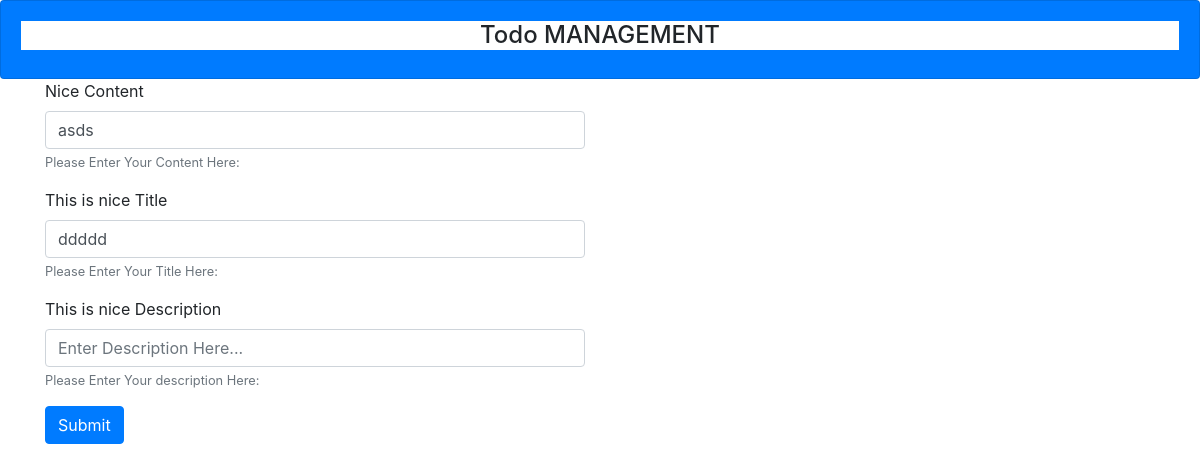
Page /todo/edittodo/34 on the earlier database version.
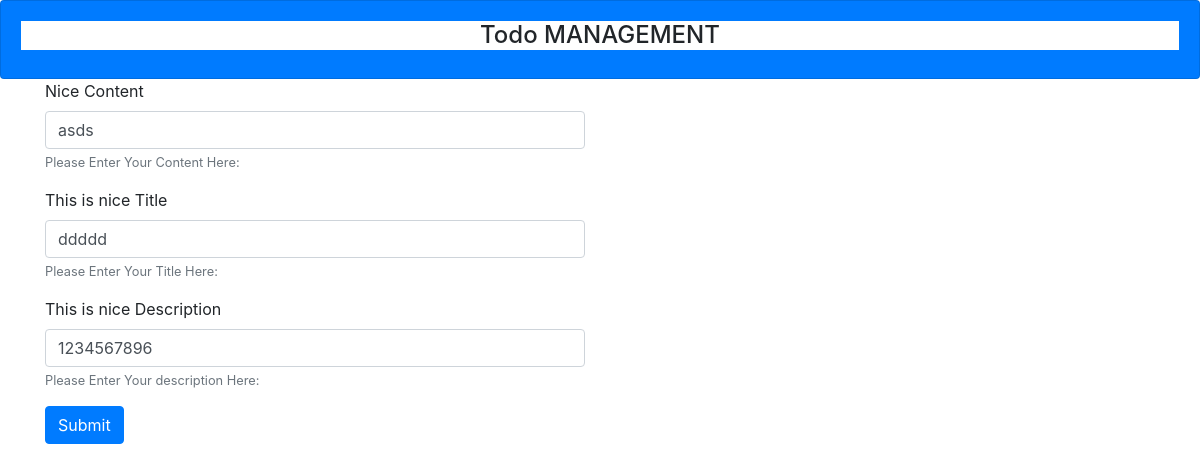
Same page on the later database version.
### todo/models.py (models this page shows, shortened)
class Todo(models.Model):
    content = models.CharField(max_length=50)
    title = models.TextField()
    description = models.TextField(blank=True, null=True)
    date = models.DateTimeField(auto_now_add=True)

### todo/views.py (the view)
# urls.py: path('/edittodo/<int:pk>', views.editTodo, name='edittodo'),
def editTodo(request, pk):
    pickTodo = Todo.objects.get(pk=pk)
    editForm = TodoForm(request.POST or None, instance=pickTodo)
    if editForm.is_valid():
        editForm.save()
        return redirect('/')
    return render(request, 'todo/index.html', {'form': editForm})

### todo/forms.py
class TodoForm(ModelForm):
    class Meta:
        model = Todo
        fields = '__all__'
        labels = {
            'content': 'Nice Content',
            'title': 'This is nice Title',
            'description': 'This is nice Description'
        }
        widgets = {
            'content': TextInput(attrs={'class': 'form-control', 'id': 'exampleInputEmail1', 'aria-describedby': 'emailHelp', 'placeholder': 'Enter Content'}),
            'title': TextInput(attrs={'class': 'form-control', 'id': 'titleHere', 'aria-describedby': 'titleHelp', 'placeholder': 'Enter Title Here...'}),
            'description': TextInput(attrs={'class': 'form-control', 'id': 'descriptionHere', 'aria-describedby': 'descriptionHelp', 'placeholder': 'Enter Description Here...'})
        }

### todo/templates/todo/index.html (shortened to what this page needs)
{% extends "todo/base.html" %}{% block content %}
<div class="container">
  <div class="row">
    <div class="col-lg-6">
      <form method="POST">
          <div class="form-group">
              <label for="exampleInputEmail1">{{form.content.label}}</label>
              {{form.content}}
              <small  class="form-text text-muted">Please Enter Your Content Here:</small>
            </div>
            <div class="form-group">
              <label for="exampleInputEmail1">{{form.title.label}}</label>
              {{form.title}}
              <small  class="form-text text-muted">Please Enter Your Title Here:</small>
            </div>
            <div class="form-group">
              <label for="exampleInputEmail1">This is nice Description</label>
              {{form.description}}
              <small  class="form-text text-muted">Please Enter Your description Here:</small>
            </div>
        <input type="submit" class="btn btn-primary" value="Submit" />
      </form>
    </div>
  </div>
</div>
{% endblock %}

Differences in the rows shown:
changed Todo "asds": description (not shown) → "1234567896"
